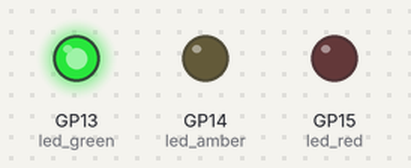
Bench run of a program on a simulated Raspberry Pi Pico running MicroPython. Parts: output pins drawn as LEDs (lit = HIGH).

Above: at 2.5 s.
At 6.0 s:
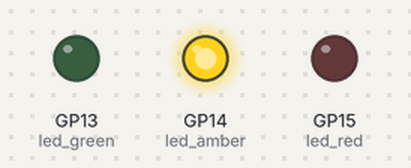
At 9.5 s:
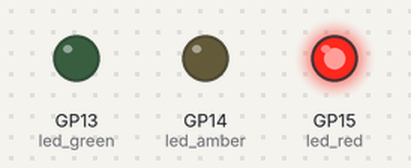
Timing chart, 0 to 15.6 s (numbered marks = the images above):
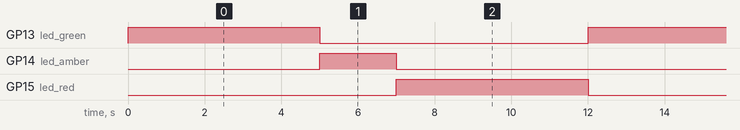

Measured:
- by itself, GP13 (led_green), GP15 (led_red): alternates HIGH for 5.0 s and LOW for 7.0 s
- by itself, GP14 (led_amber): alternates HIGH for 2.0 s and LOW for 10.0 s
- by itself, everything shown: repeats every 12.0 s, in 3 steps

The program:

08_traffic_lights_mexico.py
```python
'''
CHALLENGE: CAN YOU IMPROVE IT?
# ./imgs/05_breadboard.png

1. Can you change the program to give the pedestrian longer to cross?
2. Can you find information about other countries’ traffic light patterns
and reprogram your lights to match?
3. Can you add a second button, so the pedestrian on the other side of the road
can signal they want to cross too?
'''

# 2
import machine
import utime
import _thread

led_red = machine.Pin(15, machine.Pin.OUT)
led_amber = machine.Pin(14, machine.Pin.OUT)
led_green = machine.Pin(13, machine.Pin.OUT)

while True:
    led_green.value(1)
    utime.sleep(5)
    led_green.value(0)
    led_amber.value(1)
    utime.sleep(2)
    led_red.value(1)
    led_amber.value(0)
    utime.sleep(5)
    led_red.value(0)
```
